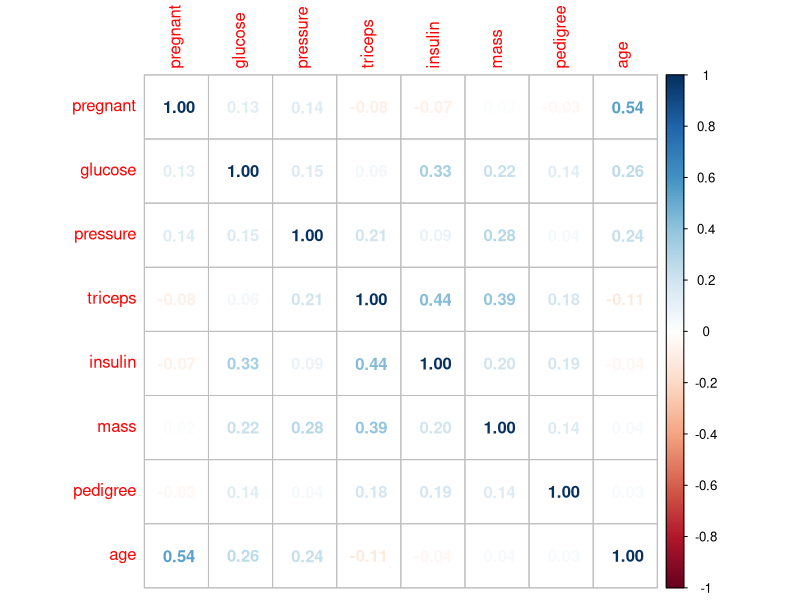
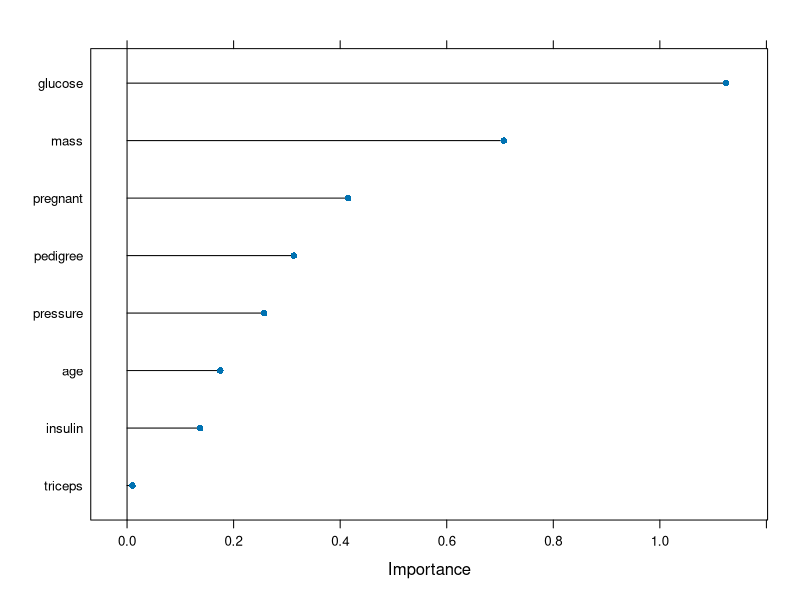
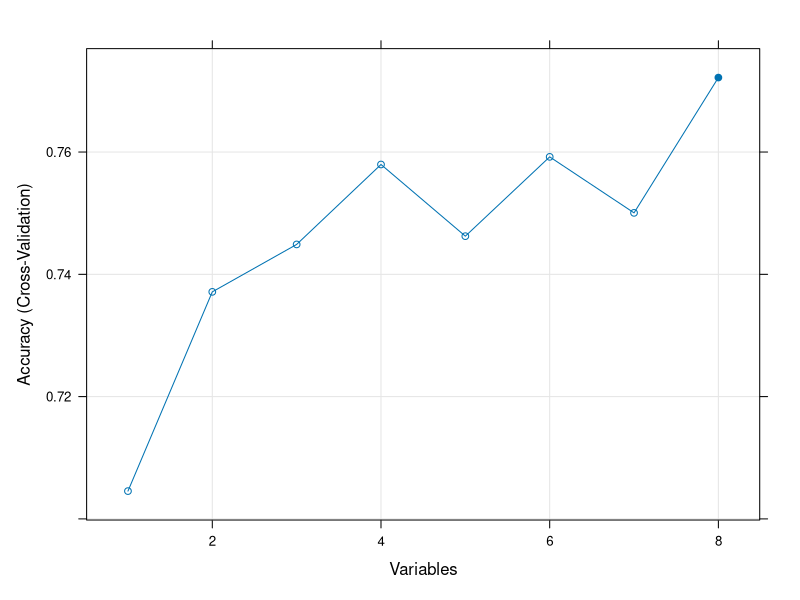

Here is the R script that generated these plots, in order:
## ---- chunk 1
# load packages
library(mlbench) # for diabetes dataset
library(caret)
library(corrplot)
## ---- chunk 2
# ensure the results are repeatable
set.seed(7)
# load the data
data(PimaIndiansDiabetes)
# calculate correlation matrix
correlationMatrix <- cor(PimaIndiansDiabetes[,1:8])
# display the correlation matrix
corrplot(correlationMatrix, method="number")
## ---- chunk 3
# find attributes that are highly corrected (ideally > 0.75)
highlyCorrelated <- findCorrelation(correlationMatrix, cutoff=0.5)
# print indexes of highly correlated attributes
print(highlyCorrelated)
## ---- chunk 4
# prepare training scheme (to control parameters during training)
control <- trainControl(method="repeatedcv", number=10, repeats=3)
# train the model (here we are using logistic regression)
model <- train(diabetes~., data=PimaIndiansDiabetes, method="multinom", preProcess="scale", trControl=control)
# estimate variable importance
importance <- varImp(model, scale=FALSE)
# summarize importance
print(importance)
# plot importance
plot(importance)
## ---- chunk 5
# define the control using a random forest selection function
control <- rfeControl(functions=rfFuncs, method="cv", number=10)
# run the RFE algorithm
results <- rfe(PimaIndiansDiabetes[,1:8], PimaIndiansDiabetes[,9], sizes=c(1:8), rfeControl=control)
# summarize the results
print(results)
# list the chosen features
predictors(results)
# plot the results
plot(results, type=c("g", "o"))
